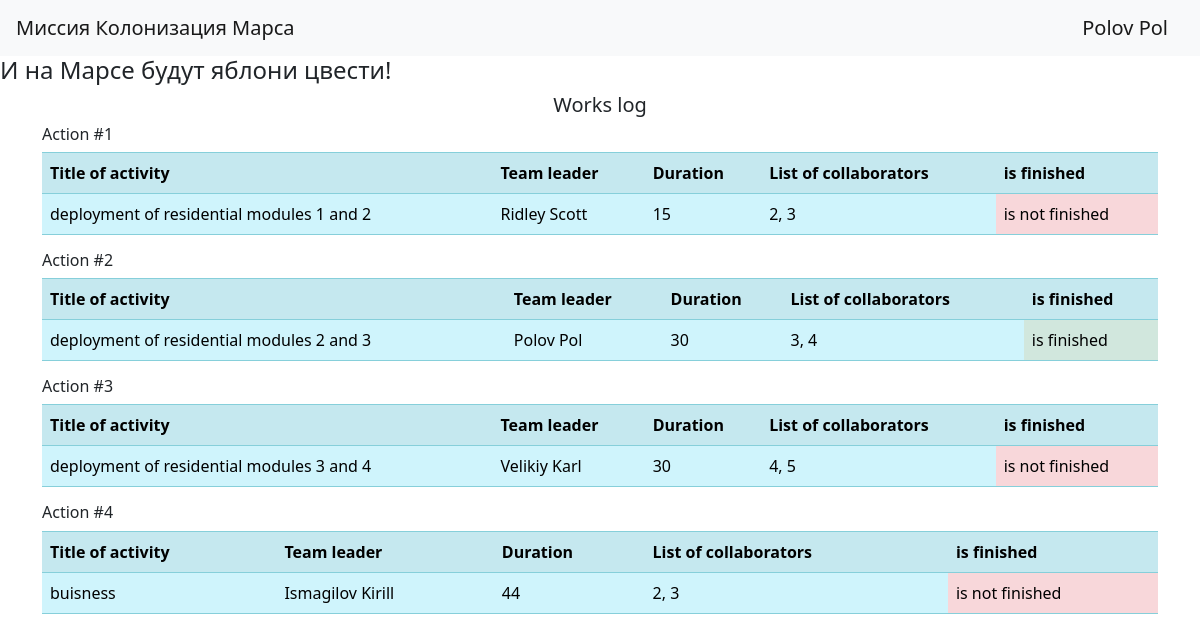
Screenshot of / (signed in) with the database file from the repository.
### data/users.py (models this page shows, shortened)
class User(SqlAlchemyBase, UserMixin):
    __tablename__ = 'users'
    id = sqlalchemy.Column(sqlalchemy.Integer,
                           primary_key=True, autoincrement=True)
    surname = sqlalchemy.Column(sqlalchemy.String, nullable=True)
    name = sqlalchemy.Column(sqlalchemy.String, nullable=True)
    age = sqlalchemy.Column(sqlalchemy.Integer, nullable=True)
    position = sqlalchemy.Column(sqlalchemy.String, nullable=True)
    speciality = sqlalchemy.Column(sqlalchemy.String, nullable=True)
    address = sqlalchemy.Column(sqlalchemy.String, nullable=True)
    email = sqlalchemy.Column(sqlalchemy.String,
                              index=True, unique=True, nullable=True)
    hashed_password = sqlalchemy.Column(sqlalchemy.String, nullable=True)
    modified_date = sqlalchemy.Column(sqlalchemy.DateTime,
                                      default=datetime.datetime.now)
    jobs = orm.relationship('Jobs', back_populates='user')

### data/jobs.py (models this page shows)
class Jobs(SqlAlchemyBase):
    __tablename__ = 'jobs'
    id = sqlalchemy.Column(sqlalchemy.Integer,
                           primary_key=True, autoincrement=True)
    team_leader = sqlalchemy.Column(sqlalchemy.Integer, ForeignKey('users.id'), nullable=False)
    job = sqlalchemy.Column(sqlalchemy.Text, nullable=True)
    work_size = sqlalchemy.Column(sqlalchemy.Integer, nullable=False)
    collaborators = sqlalchemy.Column(sqlalchemy.String, nullable=True)
    start_date = sqlalchemy.Column(sqlalchemy.DateTime, default=datetime.datetime.now)
    end_date = sqlalchemy.Column(sqlalchemy.DateTime, nullable=True)
    is_finished = sqlalchemy.Column(sqlalchemy.Boolean, default=False)
    user = orm.relationship('User')

### main.py (the view)
    @app.route("/")
    def table():
        jobs = db_sess.query(Jobs).all()
        users = db_sess.query(User).all()
        users_dict = {user.id: (user.name, user.surname) for user in users}
        return render_template('table.html', jobs=jobs, users_dict=users_dict)

### data/db_session.py (called while the page is built)
def create_session() -> Session:
    global __factory
    return __factory()

### templates/table.html
{% extends "base.html" %}
{% block content %}
<h5 align="center">Works log</h5>
<div>
    {% for job in jobs %}
    <h6>Action #{{ job.id }}</h6>
    <table class="table table-info table-striped">
        <tr>
            <th>Title of activity</th>
            <th>Team leader</th>
            <th>Duration</th>
            <th>List of collaborators</th>
            <th>is finished</th>
        </tr>
        <tr>
            <td>{{ job.job }}</td>
            {% set team_leader = users_dict[job.team_leader] if job.team_leader in users_dict else (None, None) %}
            <td>{{ team_leader[0] if team_leader[0] else 'Error' }} {{ team_leader[1] if team_leader[1] else '' }}</td>
            <td>{{ job.work_size }}</td>
            <td>{{ job.collaborators }}</td>
            {% if job.is_finished %}
            <td class="table-success">is finished</td>
            {% else %}
            <td class="table-danger">is not finished</td>
            {% endif %}
        </tr>
    </table>
    {% endfor %}
</div>
{% endblock %}

### templates/base.html (shortened to what this page needs)
<!doctype html>
<html lang="en">
<head>
    <link rel="stylesheet"
          href="https://stackpath.bootstrapcdn.com/bootstrap/4.4.1/css/bootstrap.min.css"
>
    <link rel="stylesheet"
          href="https://cdn.jsdelivr.net/npm/bootstrap@5.0.0-beta1/dist/css/bootstrap.min.css"
>
</head>
<body>
<header>
    <nav class="navbar navbar-light bg-light">
        <a class="navbar-brand" href="#">Миссия Колонизация Марса</a>
        {% if current_user.is_authenticated %}
            <a class="navbar-brand" href="/logout">{{ current_user.name }} {{ current_user.surname }}</a>
        {% else %}
            <p>
                <a class="btn btn-primary " href="/register">Зарегистрироваться</a>
                <a class="btn btn-success" href="/login">Войти</a>
            </p>
        {% endif %}
    </nav>
    <h4>
        И на Марсе будут яблони цвести!
    </h4>
</header>
<main role="main" class="container">
    {% block content %}{% endblock %}
</main>
</body>
</html>

### rows the page displays
User: name "Polov", surname "Pol"
Jobs: id "1", job "deployment of residential modules 1 and 2", work_size "15", collaborators "2, 3", is_finished "is not finished"
User: name "Ridley", surname "Scott"
Jobs: id "2", job "deployment of residential modules 2 and 3", work_size "30", collaborators "3, 4", is_finished "is finished"
Jobs: id "3", job "deployment of residential modules 3 and 4", work_size "30", collaborators "4, 5", is_finished "is not finished"
User: name "Velikiy", surname "Karl"
Jobs: id "4", job "buisness", work_size "44", collaborators "2, 3", is_finished "is not finished"
User: name "Ismagilov", surname "Kirill"
